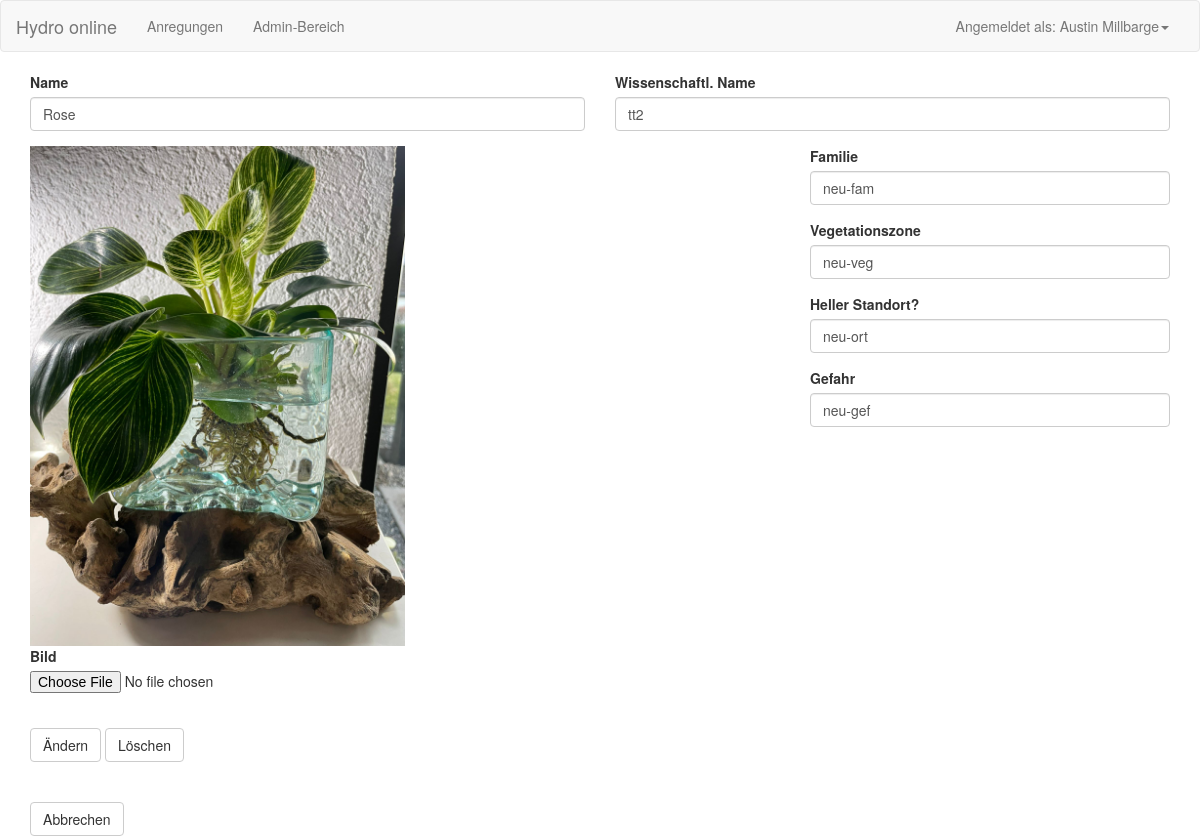
Page /pflanze/1 (signed in) on the earlier database version.
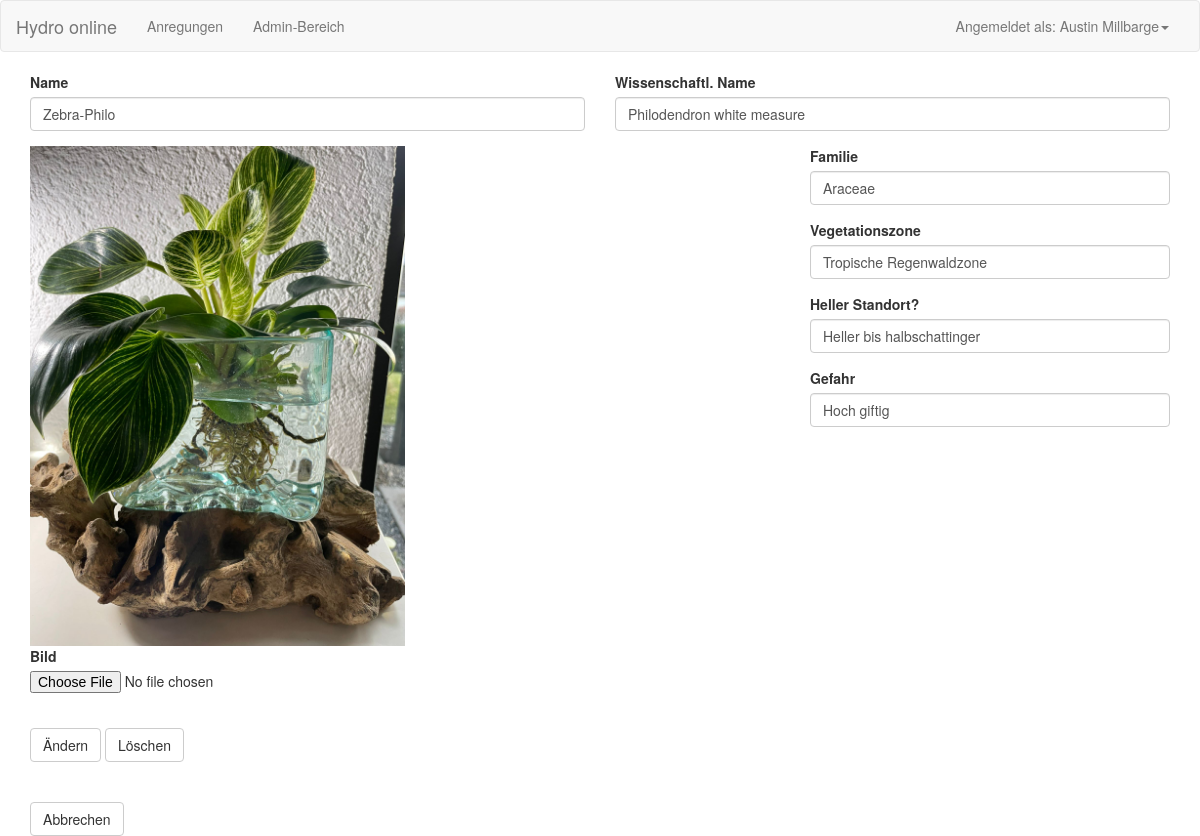
Same page on the later database version.
### backend/models.py (models this page shows)
class Pflanze(db.Model):
    id = db.Column(db.Integer, primary_key=True)
    name = db.Column(db.String(40), nullable=True)
    wissenschaft_name = db.Column(db.String(40), nullable=True)
    familie = db.Column(db.String(40), nullable=True)
    vegetationszone = db.Column(db.String(40), nullable=True)
    will_sonne = db.Column(db.String(40), nullable=True)
    gefahr = db.Column(db.String(40), nullable=True)
    created_at = db.Column(db.DateTime(), default=datetime.utcnow)
    created_by = db.Column(db.Integer, db.ForeignKey('user.id'))

### backend/index.py (the view, shortened to what this page needs)
@app.route("/pflanze/<id>", methods=['GET','POST'])
@login_required
def form_pflanze_details(id):
    pflanze_form = forms.PflanzeForm()
    pflanze = db.session.query(Pflanze).filter(Pflanze.id == id).first()
    pflanze_bild_datei = '/static/uploads/Pflanze_' + id + '.jpg'
    pflanze_form.name.data = pflanze.name
    pflanze_form.wissenschaft_name.data = pflanze.wissenschaft_name
    pflanze_form.familie.data = pflanze.familie
    pflanze_form.vegetationszone.data = pflanze.vegetationszone
    pflanze_form.will_sonne.data = pflanze.will_sonne
    pflanze_form.gefahr.data = pflanze.gefahr
    return render_template('pflanze.html',
                           pflanze_form = pflanze_form,
                           pflanze_bild_datei = pflanze_bild_datei)

### backend/models.py (called while the page is built)
@login.user_loader
def load_user(id):
    return User.query.get(int(id))

    @hybrid_property
    def is_admin(self):
        return self.has_role('admin')

    def has_role(self, role):
        return bool(
            Role.query
            .join(Role.users)
            .filter(User.id == self.id)
            .filter(Role.name == role)
            .count() == 1
        )

### templates/pflanze.html (shortened to what this page needs)
{% extends "base.html" %}
{% block my_content %}
  <div class="container">
      <form method="post" action="" novalidate enctype="multipart/form-data">
        <div class="row">
          <div class="col-md-6">
              {{ wtf.form_field(pflanze_form.name) }}
          </div>
          <div class="col-md-6">
            {{ wtf.form_field(pflanze_form.wissenschaft_name) }}
          </div>
        </div>
        <div class="row">
          <div class="col-md-8">
            <img src="{{pflanze_bild_datei}}" alt="" width="auto" height="500">
            {{ wtf.form_field(pflanze_form.bild) }}
          </div>
          <div class="col-md-4">
            {{ wtf.form_field(pflanze_form.familie) }}
            {{ wtf.form_field(pflanze_form.vegetationszone) }}
            {{ wtf.form_field(pflanze_form.will_sonne) }}
            {{ wtf.form_field(pflanze_form.gefahr) }}
          </div>
        </div>
        <br>
              {{ wtf.form_field(pflanze_form.aendern) }}
              {{ wtf.form_field(pflanze_form.loeschen) }}
              <br>
              <br>
              <br>
              {{ wtf.form_field(pflanze_form.abbrechen) }}
  </div>
  {% endblock %}

Differences in the rows shown:
changed Pflanze: name "Rose" → "Zebra-Philo"; wissenschaft_name "tt2" → "Philodendron white measure"; familie "neu-fam" → "Araceae"; vegetationszone "neu-veg" → "Tropische Regenwaldzone"; will_sonne "neu-ort" → "Heller bis halbschattinger"; gefahr "neu-gef" → "Hoch giftig"
